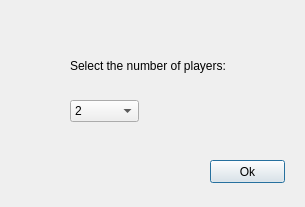
<?xml version="1.0" encoding="UTF-8"?>
<ui version="4.0">
 <class>G_StatingDialog</class>
 <widget class="QDialog" name="G_StatingDialog">
  <property name="geometry">
   <rect>
    <x>0</x>
    <y>0</y>
    <width>305</width>
    <height>207</height>
   </rect>
  </property>
  <property name="windowTitle">
   <string>Players</string>
  </property>
  <widget class="QLabel" name="label">
   <property name="geometry">
    <rect>
     <x>70</x>
     <y>40</y>
     <width>241</width>
     <height>51</height>
    </rect>
   </property>
   <property name="text">
    <string>Select the number of players:</string>
   </property>
  </widget>
  <widget class="QPushButton" name="pushButton">
   <property name="geometry">
    <rect>
     <x>210</x>
     <y>160</y>
     <width>75</width>
     <height>23</height>
    </rect>
   </property>
   <property name="text">
    <string>Ok</string>
   </property>
  </widget>
  <widget class="QComboBox" name="comboBox">
   <property name="geometry">
    <rect>
     <x>70</x>
     <y>100</y>
     <width>69</width>
     <height>22</height>
    </rect>
   </property>
   <item>
    <property name="text">
     <string>2</string>
    </property>
   </item>
   <item>
    <property name="text">
     <string>3</string>
    </property>
   </item>
   <item>
    <property name="text">
     <string>4</string>
    </property>
   </item>
   <item>
    <property name="text">
     <string>5</string>
    </property>
   </item>
   <item>
    <property name="text">
     <string>6</string>
    </property>
   </item>
  </widget>
 </widget>
 <resources/>
 <connections/>
</ui>
